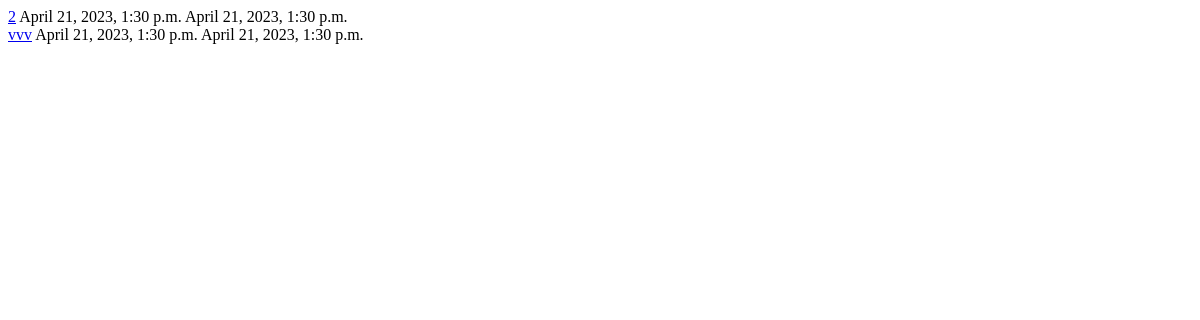
The page /base/users/id1/ (signed in) on the database as committed earlier.
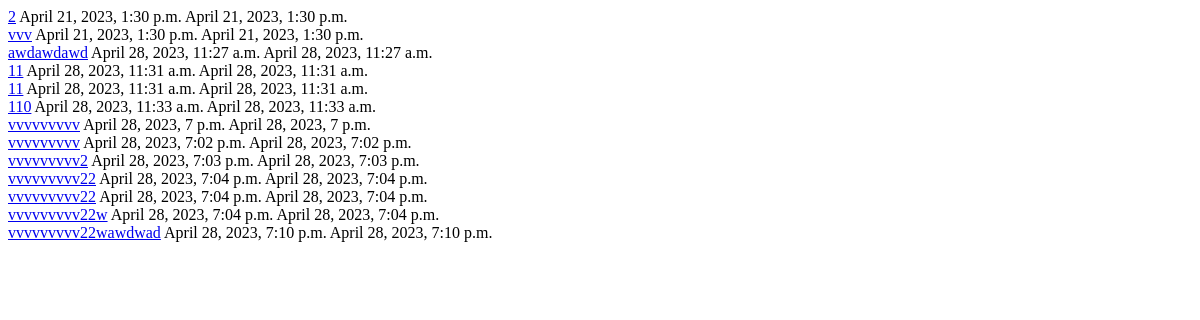
The same page on the database as committed later.
### note/models.py (models this page shows)
class Note(models.Model):
    title = models.CharField(max_length=255, null=True, blank=True)
    content = models.TextField(blank=True, null=True)
    create = models.DateTimeField(default=timezone.now(), blank=True, null=True)
    update = models.DateTimeField(default=timezone.now(), blank=True, null=True)
    username = models.TextField(blank=True)

### note/views.py (the view)
# urls.py: re_path(r"^id(?P<id>[0-9]{1,7})/$", get_user_notes),
def get_user_notes(request, *args, **kwargs):
    if request.user.is_authenticated:
        user_objects = Note.objects.filter(username=request.user.username)
        context = {'user_objects': user_objects}
        return render(request, 'note/all_user_notes.html', context)

### note/templates/note/all_user_notes.html (shortened to what this page needs)
{% for obj in user_objects %}
<a href="{{obj.title}}/">{{obj.title}}</a>
{{obj.create}} {{obj.update}}
{% endfor %}

Rows that differ between the two databases and show on the page:
added Note: title "awdawdawd", create "April 28, 2023, 11:27 a.m.", update "April 28, 2023, 11:27 a.m."
added Note: title "11", create "April 28, 2023, 11:31 a.m.", update "April 28, 2023, 11:31 a.m."
added Note: title "11", create "April 28, 2023, 11:31 a.m.", update "April 28, 2023, 11:31 a.m."
added Note: title "110", create "April 28, 2023, 11:33 a.m.", update "April 28, 2023, 11:33 a.m."
added Note: title "vvvvvvvvv", create "April 28, 2023, 7 p.m.", update "April 28, 2023, 7 p.m."
added Note: title "vvvvvvvvv", create "April 28, 2023, 7:02 p.m.", update "April 28, 2023, 7:02 p.m."
added Note: title "vvvvvvvvv2", create "April 28, 2023, 7:03 p.m.", update "April 28, 2023, 7:03 p.m."
added Note: title "vvvvvvvvv22", create "April 28, 2023, 7:04 p.m.", update "April 28, 2023, 7:04 p.m."
added Note: title "vvvvvvvvv22", create "April 28, 2023, 7:04 p.m.", update "April 28, 2023, 7:04 p.m."
added Note: title "vvvvvvvvv22w", create "April 28, 2023, 7:04 p.m.", update "April 28, 2023, 7:04 p.m."
added Note: title "vvvvvvvvv22wawdwad", create "April 28, 2023, 7:10 p.m.", update "April 28, 2023, 7:10 p.m."
